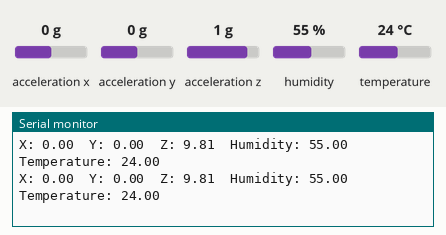
The sketch below on a simulated ESP32. On the bench: the last lines printed to the serial monitor. The inputs (shaded band) are chosen by the test bench; at power-on: acceleration x 0 g, acceleration y 0 g, acceleration z 1 g, humidity 55 %, temperature 24 °C. WiFi joins after 1.5 s; servers stay silent unless stated.

Above: at 3.0 s.
3.1 s: acceleration x set to -1.4 g
At 3.36 s:
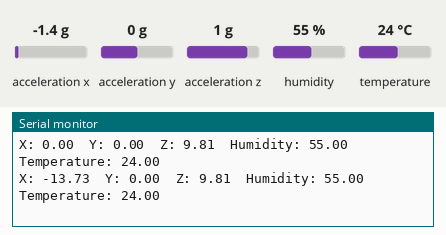
6.1 s: acceleration y set to -1.4 g
At 6.22 s:
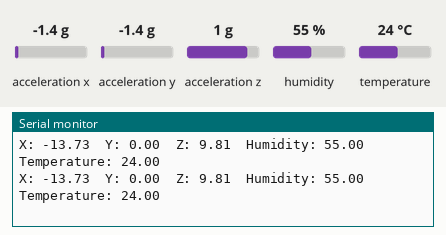
7.6 s: acceleration z set to -1.4 g
At 7.64 s:
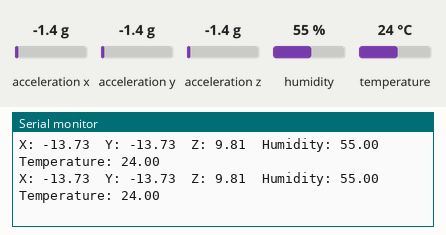
9.1 s: humidity set to 22 %
At 9.22 s:
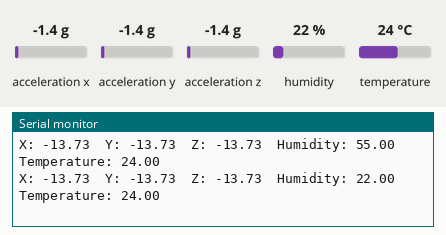
10.6 s: temperature set to 12 °C
At 10.64 s:
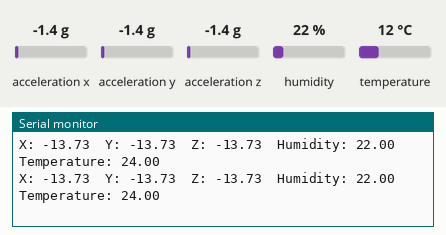

Measured:
- after the input at 3.1 s, the serial monitor: prints a new line after 0.13 s (image 1)

The sketch:

tremor-ring.ino
```cpp
#include <Wire.h>
#include <Adafruit_Sensor.h>
#include <Adafruit_ADXL345_U.h>
#include "Adafruit_Si7021.h"
#include <WiFi.h>
#include <WiFiClient.h>
#include <BlynkSimpleEsp32.h>

#define BLYNK_PRINT Serial

/* Assign a unique ID to this sensor at the same time */
Adafruit_ADXL345_Unified accel = Adafruit_ADXL345_Unified(12345);
Adafruit_Si7021 sensor = Adafruit_Si7021();

char auth[] = "";

// Your WiFi credentials.
// Set password to "" for open networks.
char ssid[] = "";
char pass[] = "";

void writeToBlynk(float data, float virtualPin)
{
  // You can send any value at any time.
  // Please don't send more that 10 values per second.
  Blynk.virtualWrite(virtualPin, data);
}

void setup(void)
{
  Serial.begin(9600);
  Blynk.begin(auth, ssid, pass);

  /* Initialise the sensor */
  if (!accel.begin() || !sensor.begin())
  {
    /* There was a problem detecting the ADXL345 ... check your connections */
    Serial.println("Ooops, there is some problems with some sensor");
    while (true);
  }

  /* Set the range to whatever is appropriate for your project */
  accel.setRange(ADXL345_RANGE_16_G);
  // accel.setRange(ADXL345_RANGE_8_G);
  // accel.setRange(ADXL345_RANGE_4_G);
  // accel.setRange(ADXL345_RANGE_2_G);
}

void loop(void)
{

  /* Get a new sensor event */
  sensors_event_t event;
  accel.getEvent(&event);

  /* Display the results (acceleration is measured in m/s^2) */
  Serial.print("X: "); Serial.print(event.acceleration.x); Serial.print("  ");
  Serial.print("Y: "); Serial.print(event.acceleration.y); Serial.print("  ");
  Serial.print("Z: "); Serial.print(event.acceleration.z); Serial.print("  ");
  Serial.print("Humidity: ");Serial.print(sensor.readHumidity(), 2); Serial.print("  ");
  Serial.print("Temperature: ");Serial.print(sensor.readTemperature(), 2); Serial.print("  ");
  Serial.println("");
  delay(100);

  Blynk.run();
  writeToBlynk(event.acceleration.x, V3);
  writeToBlynk(event.acceleration.y, V1);
  writeToBlynk(event.acceleration.z, V2);
}
```
